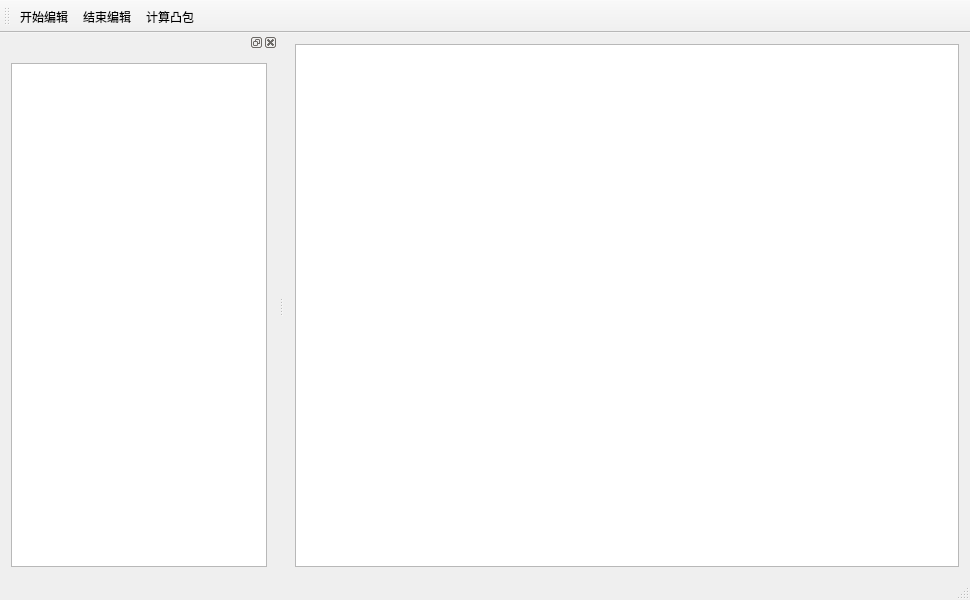
<?xml version="1.0" encoding="UTF-8"?>
<ui version="4.0">
 <class>T2Class</class>
 <widget class="QMainWindow" name="T2Class">
  <property name="geometry">
   <rect>
    <x>0</x>
    <y>0</y>
    <width>970</width>
    <height>600</height>
   </rect>
  </property>
  <property name="windowTitle">
   <string>T2</string>
  </property>
  <widget class="QWidget" name="centralWidget">
   <layout class="QHBoxLayout" name="horizontalLayout">
    <item>
     <widget class="MouseEventHandler" name="graphicsView"/>
    </item>
   </layout>
  </widget>
  <widget class="QToolBar" name="mainToolBar">
   <attribute name="toolBarArea">
    <enum>TopToolBarArea</enum>
   </attribute>
   <attribute name="toolBarBreak">
    <bool>false</bool>
   </attribute>
   <addaction name="actionEditStart"/>
   <addaction name="actionEditStop"/>
   <addaction name="actionCalculate"/>
  </widget>
  <widget class="QStatusBar" name="statusBar"/>
  <widget class="QDockWidget" name="dockWidget">
   <attribute name="dockWidgetArea">
    <number>1</number>
   </attribute>
   <widget class="QWidget" name="dockWidgetContents">
    <layout class="QVBoxLayout" name="verticalLayout">
     <item>
      <widget class="QTableView" name="tableView"/>
     </item>
    </layout>
   </widget>
  </widget>
  <action name="actionEditStart">
   <property name="icon">
    <iconset resource="T2.qrc">
     <normaloff>:/T2/resource/开始编辑.png</normaloff>:/T2/resource/开始编辑.png</iconset>
   </property>
   <property name="text">
    <string>开始编辑</string>
   </property>
  </action>
  <action name="actionEditStop">
   <property name="icon">
    <iconset resource="T2.qrc">
     <normaloff>:/T2/resource/结束编辑.png</normaloff>:/T2/resource/结束编辑.png</iconset>
   </property>
   <property name="text">
    <string>结束编辑</string>
   </property>
  </action>
  <action name="actionCalculate">
   <property name="icon">
    <iconset resource="T2.qrc">
     <normaloff>:/T2/resource/凸包.png</normaloff>:/T2/resource/凸包.png</iconset>
   </property>
   <property name="text">
    <string>计算凸包</string>
   </property>
  </action>
  <action name="actionTxt">
   <property name="text">
    <string>添加数据</string>
   </property>
   <property name="toolTip">
    <string>添加数据</string>
   </property>
  </action>
 </widget>
 <layoutdefault spacing="6" margin="11"/>
 <customwidgets>
  <customwidget>
   <class>MouseEventHandler</class>
   <extends>QGraphicsView</extends>
   <header>MouseEventHandler.h</header>
  </customwidget>
 </customwidgets>
 <resources>
  <include location="T2.qrc"/>
 </resources>
 <connections/>
</ui>
